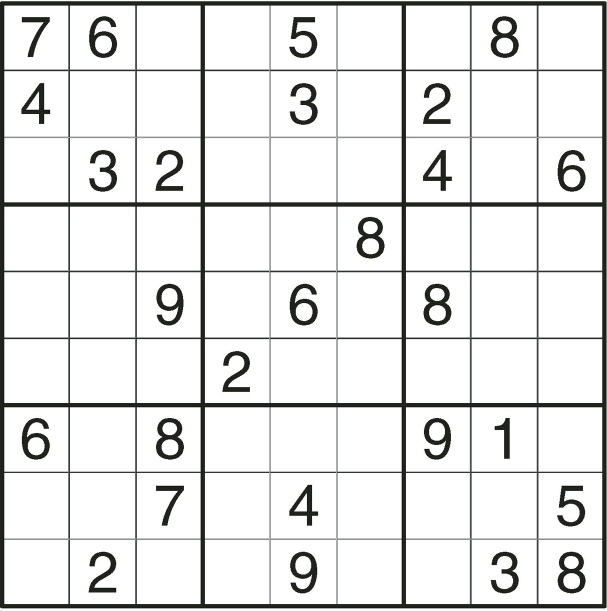
#> input picture test/001.jpg, 1214 x 1221 px, given as the content of the folder train, which was not available (shown at 1/2 size)
$ python -i sudoku_recognition.py   (imports and definitions only)   (older library calls are emulated)
#> lines starting #> are read from the running program, lines starting #| are printed output that depends on the picture; after the words box and inside, x2 and y2 are one past the last pixel; in counts of white or black regions, pixels touching at a corner belong together; pictures that were not available may be replaced by others from this repository, and a replacement may not be noted
################################################
##########     Sudoku Recognition     ##########
################################################
import glob as gb
import cv2
import numpy as np

## 获取numbers文件夹下所有文件路径
def train_model():
	img_path = gb.glob("train\\*")
	k = 0
	labels = []
	samples =  []
	# 对每一张图片进行处理
	for path in img_path:
		img  = cv2.imread(path) # 读取进来图片
#> img is the input picture: shape (1221, 1214, 3); mean B, G, R 229.2, 229.7, 229.5
		gray = cv2.cvtColor(img,cv2.COLOR_BGR2GRAY) # 做灰度处理
		blur = cv2.GaussianBlur(gray,(5,5),0) # 高斯模糊
		thresh = cv2.adaptiveThreshold(blur,255,1,1,11,2) # 自适应xxx
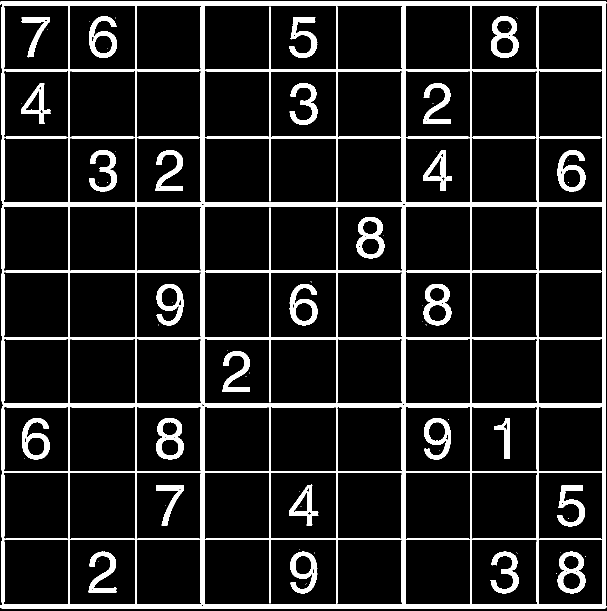
#> thresh: shape (1221, 1214) (shown at 1/2 size); 12.1% white; 67 white regions (39 under 20 px)
		image, contours, hierarchy = cv2.findContours(thresh,cv2.RETR_EXTERNAL,cv2.CHAIN_APPROX_SIMPLE)
#> contours = 1 contour; box (x1, y1, x2, y2) and area: (0, 2, 1214, 1217) 1465229
		height,width = img.shape[:2]
#> height = 1221; width = 1214
		# 图片第一行和第二行数字
		list1 = []
		list2 = []

		for cnt in contours:
			[x,y,w,h] = cv2.boundingRect(cnt)
			if w>30 and h > (height/4):
				# 按y坐标分行
				if y < (height/2):
					list1.append([x,y,w,h]) # 第一行
				else:
					list2.append([x,y,w,h]) # 第二行
#> this loop made 1 pass
#> (x, y, w, h) on pass 1: (0, 2, 1214, 1215)
#> after the loop, list1 = [[0, 2, 1214, 1215]]; list2 = []
		# 按x坐标排序，上面已经按y坐标分行
		list1_sorted = sorted(list1,key = lambda t : t[0])
#> list1_sorted = [[0, 2, 1214, 1215]]
		list2_sorted = sorted(list2,key = lambda t : t[0])
#> list2_sorted = []

		for i in range(5):
			[x1,y1,w1,h1] = list1_sorted[i]
			[x2,y2,w2,h2] = list2_sorted[i]
			# 切割出每一个数字
			number_roi1 = gray[y1:y1+h1, x1:x1+w1] #Cut the frame to size
			number_roi2 = gray[y2:y2+h2, x2:x2+w2] #Cut the frame to size
			# 对图片进行大小统一和预处理
			resized_roi1=cv2.resize(number_roi1,(20,40))
			thresh1 = cv2.adaptiveThreshold(resized_roi1,255,1,1,11,2)
			resized_roi2=cv2.resize(number_roi2,(20,40))
			thresh2 = cv2.adaptiveThreshold(resized_roi2,255,1,1,11,2)

			j = i+6
			if j ==10:
				j = 0
			# 归一化
			normalized_roi1 = thresh1/255.
			normalized_roi2 = thresh2/255.
			# 把图片展开成一行，然后保存到samples，保存一个图片信息，保存一个对应的标签
			sample1 = normalized_roi1.reshape((1,800))
			samples.append(sample1[0])
			labels.append(float(i+1))

			sample2 = normalized_roi2.reshape((1,800))
			samples.append(sample2[0])
			labels.append(float(j))
#> this loop made 1 pass
#> after the loop, labels = []; samples = []

	samples = np.array(samples,np.float32)
	labels = np.array(labels,np.float32)
	model = cv2.ml.KNearest_create()
	model.train(samples,cv2.ml.ROW_SAMPLE,labels)

	return model

def image_recognition(path):
	model = train_model()
	img = cv2.imread(path) # 读取图片
	gray = cv2.cvtColor(img,cv2.COLOR_BGR2GRAY) # 灰度变换
	# 阈值分割
	ret,thresh = cv2.threshold(gray,200,255,1)
	kernel = cv2.getStructuringElement(cv2.MORPH_CROSS,(5, 5))
	dilated = cv2.dilate(thresh,kernel)
	# 轮廓提取
	image, contours, hierarchy = cv2.findContours(dilated,cv2.RETR_TREE,cv2.CHAIN_APPROX_SIMPLE)
	#　提取八十一个小方格
	boxes = []
	for i in range(len(hierarchy[0])):
		if hierarchy[0][i][3] == 0:
			boxes.append(hierarchy[0][i])

	height,width = img.shape[:2]
	box_h = height/9
	box_w = width/9
	number_boxes = []
	# 数独初始化为零阵
	sudoku = np.zeros((9, 9),np.int32)

	for j in range(len(boxes)):
		if boxes[j][2] != -1:
			x,y,w,h = cv2.boundingRect(contours[boxes[j][2]])
			number_boxes.append([x,y,w,h])
			# 对提取的数字进行处理
			number_roi = gray[y:y+h, x:x+w]
			# 统一大小
			resized_roi=cv2.resize(number_roi,(20,40))
			thresh1 = cv2.adaptiveThreshold(resized_roi,255,1,1,11,2)
			# 归一化像素值
			normalized_roi = thresh1/255.
			# 展开成一行让knn识别
			sample1 = normalized_roi.reshape((1,800))
			sample1 = np.array(sample1,np.float32)
			# knn识别
			retval, results, neigh_resp, dists = model.findNearest(sample1, 1)
			number = int(results.ravel()[0])
			# 求在矩阵中的位置
			sudoku[int(y/box_h)][int(x/box_w)] = number

	return sudoku

#> (the run stopped early here; a loop or call above may not have finished)

$ run again, on test/002.png
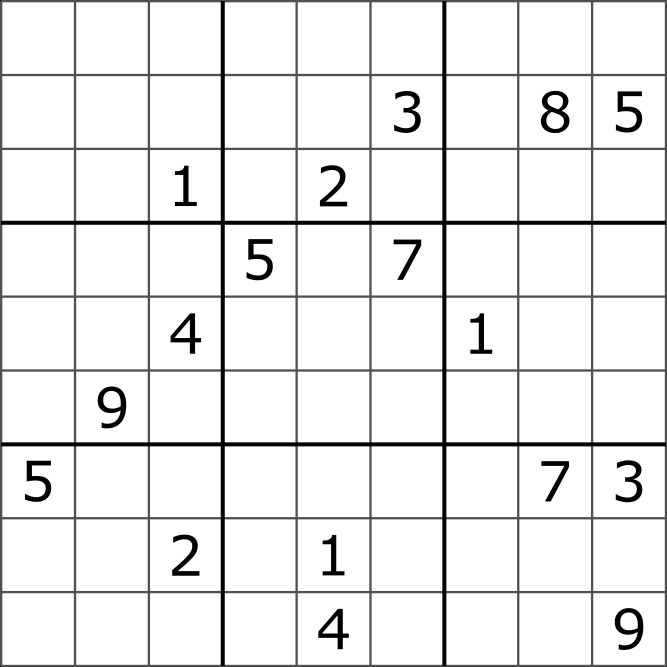
#> input picture test/002.png, 2000 x 2000 px, given as the content of the folder train, which was not available (shown at 1/3 size)
#> in train_model, img is the input picture: shape (2000, 2000, 3); min 0, max 255, mean 235.6
#> in train_model, `thresh = cv2.adaptiveThreshold(blur,255,1,1,11,2)`:
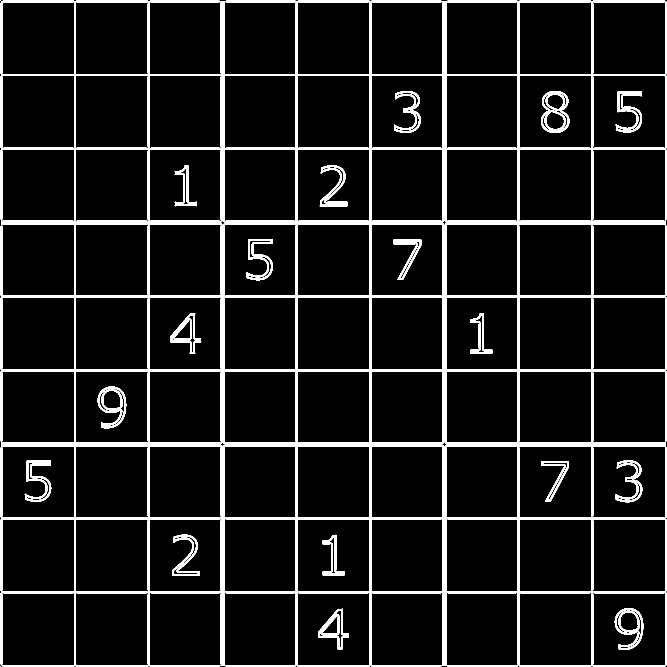
#> thresh: shape (2000, 2000) (shown at 1/3 size); 8.3% white; 21 white regions (2 under 20 px)
#> contours = 3 contours, 2 with area under 20; largest, box (x1, y1, x2, y2) and area: (2, 2, 2000, 2000) 3987437
#> the loop in train_model, `for cnt in contours:` made 3 passes
#> (cnt, x, y, w, h) on passes 1, 3: ([[0, 1998], [0, 1999], [2, 1999], [2, 1998]], 0, 1998, 3, 2), ([[0, 0], [0, 2], [2, 2], [2, 0]], 0, 0, 3, 3)
#> after the loop in train_model, `for cnt in contours:`: list1 = [[2, 2, 1998, 1998]]; list2 = []
#> list1_sorted = [[2, 2, 1998, 1998]]
#> list2_sorted = []
#> the loop in train_model, `for i in range(5):` made 1 pass

$ run again, on test/003.png
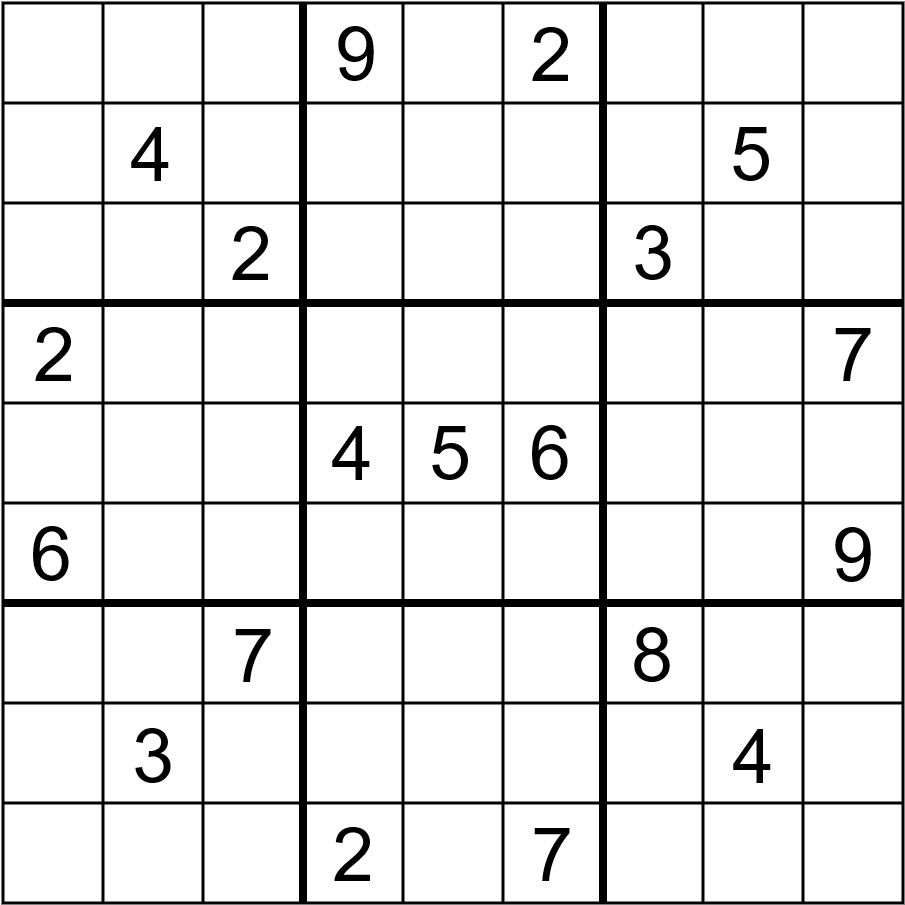
#> input picture test/003.png, 905 x 905 px, given as the content of the folder train, which was not available
#> in train_model, img is the input picture: shape (905, 905, 3); mean B, G, R 228.6, 228.6, 228.6
#> in train_model, `blur = cv2.GaussianBlur(gray,(5,5),0)`:
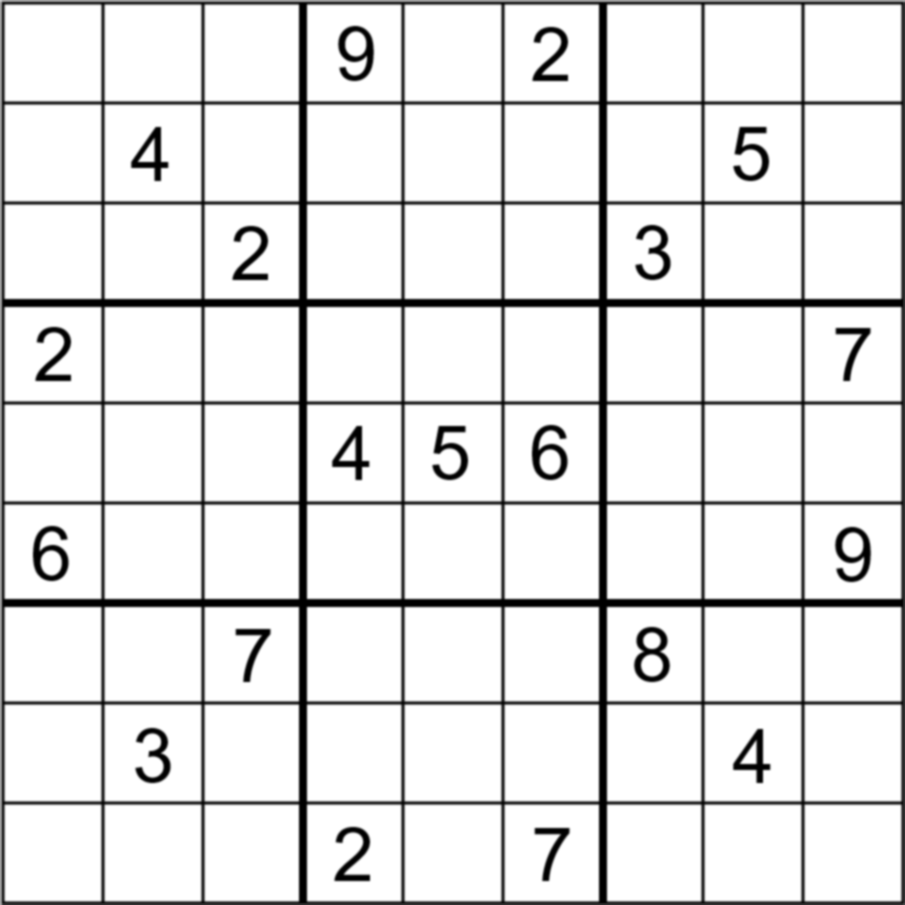
#> blur: shape (905, 905); min 0, max 255, mean 228.4
#> in train_model, `thresh = cv2.adaptiveThreshold(blur,255,1,1,11,2)`:
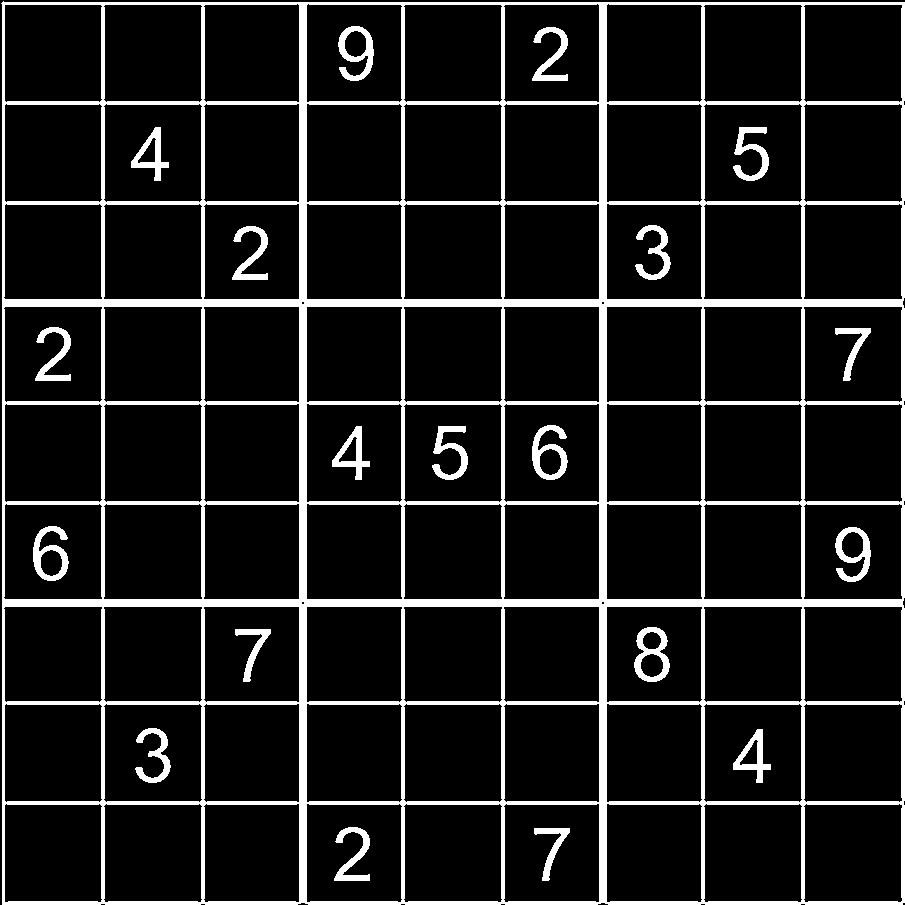
#> thresh: shape (905, 905); 11.7% white; 20 white regions
#> contours = 1 contour; box (x1, y1, x2, y2) and area: (1, 1, 905, 905) 813498
#> the loop in train_model, `for cnt in contours:` made 1 pass
#> (x, y, w, h) on pass 1: (1, 1, 904, 904)
#> after the loop in train_model, `for cnt in contours:`: list1 = [[1, 1, 904, 904]]; list2 = []
#> list1_sorted = [[1, 1, 904, 904]]
#> list2_sorted = []
#> the loop in train_model, `for i in range(5):` made 1 pass
